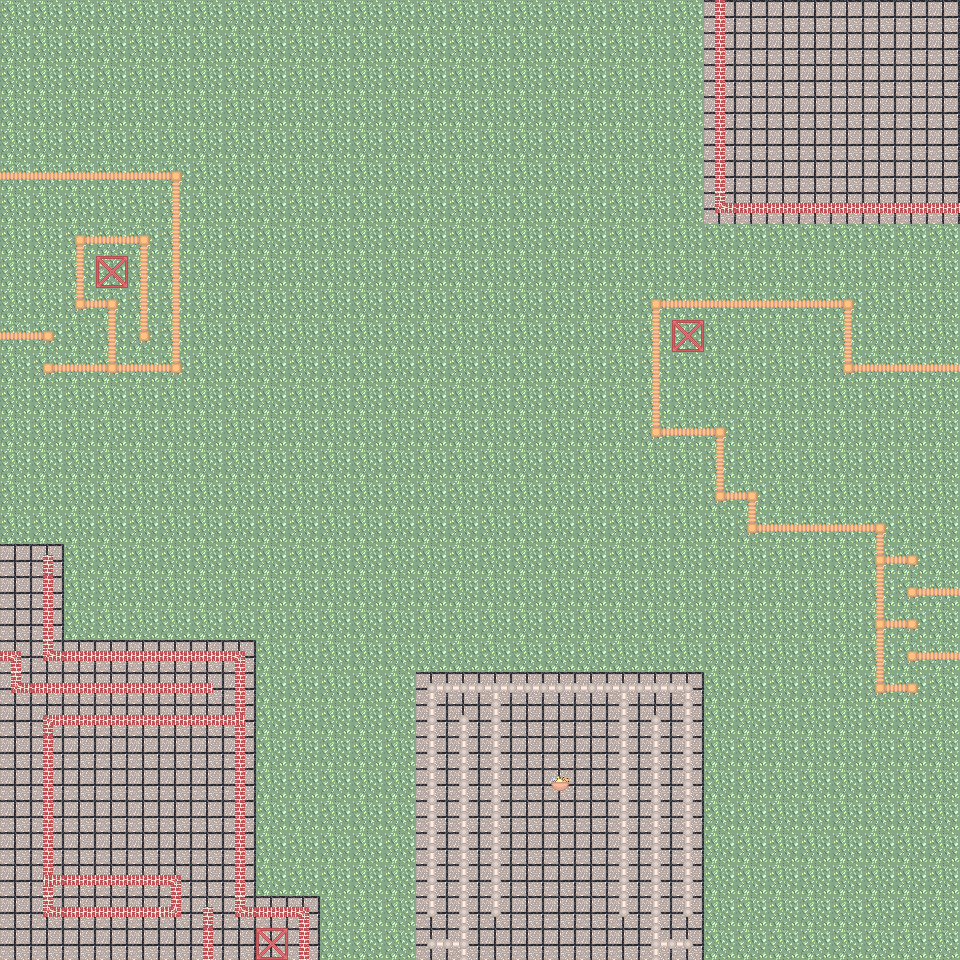

This game map was drawn from its Tiled (.tmx) file and the tilesets committed beside it. A one-line description and the trimmed map source follow:
An orthogonal 30x30 tile map with 32x32 px tiles, 8 tile layers (background1, collision1, collision2, collision3, ...).

<map version="1.9" tiledversion="1.9.2" orientation="orthogonal" renderorder="right-down" width="30" height="30" tilewidth="32" tileheight="32" infinite="0" nextlayerid="14" nextobjectid="1">
 <editorsettings>
  <export target="level_1.json" format="json" />
 </editorsettings>
 <tileset firstgid="1" source="base.tsx" />
 <group id="9" name="background">
  <layer id="1" name="background1" width="30" height="30">
   <data>[900 cells, 900 non-empty, 2 distinct tile ids]</data>
  </layer>
 </group>
 <group id="5" name="collisions">
  <layer id="2" name="collision1" width="30" height="30">
   <data>[900 cells, 153 non-empty, 19 distinct tile ids]</data>
  </layer>
  <layer id="3" name="collision2" width="30" height="30">
   <data>[900 cells, 42 non-empty, 16 distinct tile ids]</data>
  </layer>
  <layer id="4" name="collision3" width="30" height="30">
   <data>[900 cells, 0 non-empty, 0 distinct tile ids]</data>
  </layer>
  <layer id="6" name="collision4" width="30" height="30">
   <data>[900 cells, 0 non-empty, 0 distinct tile ids]</data>
  </layer>
 </group>
 <group id="7" name="collectibles">
  <layer id="8" name="collectibles1" width="30" height="30">
   <data>[900 cells, 1 non-empty, 1 distinct tile ids]</data>
  </layer>
 </group>
 <group id="10" name="overlay">
  <layer id="11" name="overlay1" width="30" height="30">
   <data>[900 cells, 0 non-empty, 0 distinct tile ids]</data>
  </layer>
 </group>
 <group id="12" name="mission">
  <layer id="13" name="mission1" width="30" height="30">
   <data>[900 cells, 3 non-empty, 1 distinct tile ids]</data>
  </layer>
 </group>
</map>
